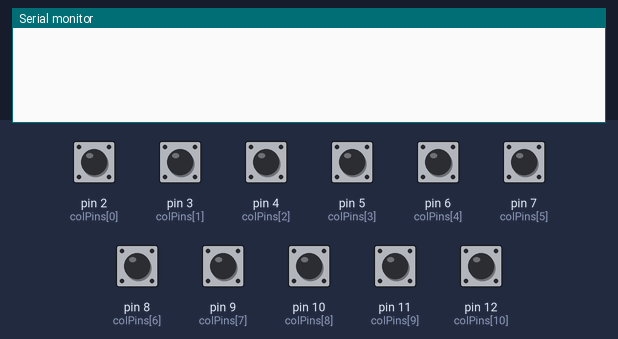
A sketch run on a simulated Arduino Uno, built with avr-gcc and run on an emulated ATmega328P. Shown: the last lines printed to the serial monitor. Wiring (inferred from the names in the program): 5×11 keypad (labels assumed): rows A1, A2, A3, A4, A5; columns pin 2, pin 3, pin 4, pin 5, pin 6, pin 7, pin 8, pin 9, pin 10, pin 11, pin 12. The inputs (shaded band) are chosen by the test bench; at power-on: pin 2 (colPins[0]), pin 3 (colPins[1]), pin 4 (colPins[2]), pin 5 (colPins[3]), pin 6 (colPins[4]), pin 7 (colPins[5]), pin 8 (colPins[6]), pin 9 (colPins[7]), pin 10 (colPins[8]), pin 11 (colPins[9]), pin 12 (colPins[10]) HIGH.

Above: at 1.2 s.
1.3 s: pin 2 (colPins[0]) pulled LOW for 0.15 s
At 1.9 s:
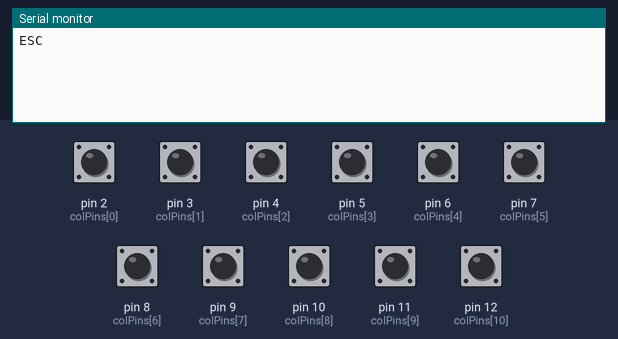
2.9 s: pin 3 (colPins[1]) pulled LOW for 0.15 s
At 4.1 s:
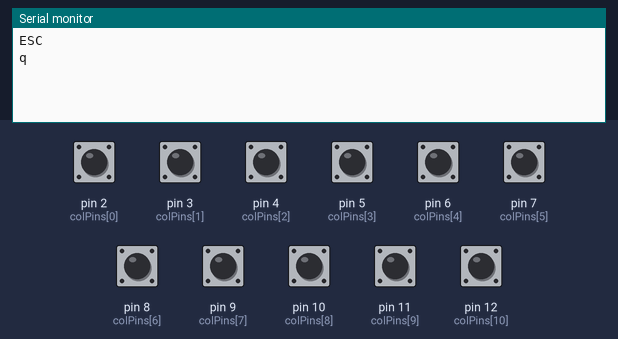
4.5 s: pin 4 (colPins[2]) pulled LOW for 0.15 s
At 5.6 s:
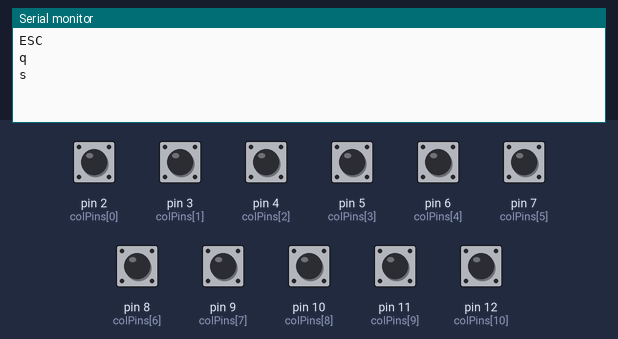
6.1 s: pin 5 (colPins[3]) pulled LOW for 0.15 s
At 6.8 s:
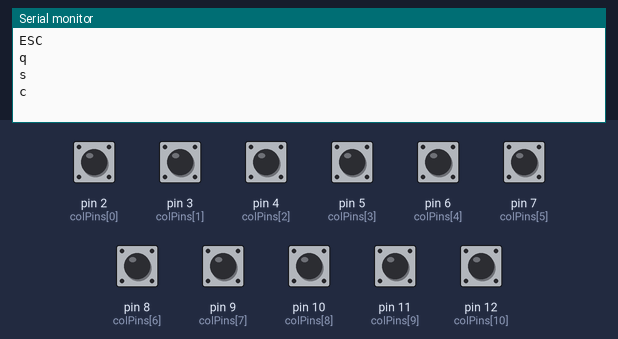
7.7 s: pin 6 (colPins[4]) pulled LOW for 0.15 s
At 8.0 s:
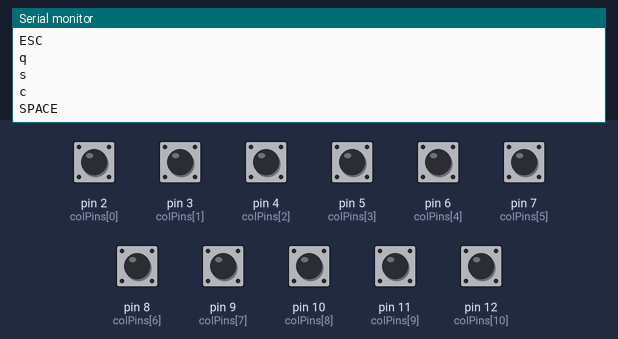
9.3 s: pin 7 (colPins[5]) pulled LOW for 0.15 s
At 10.4 s:
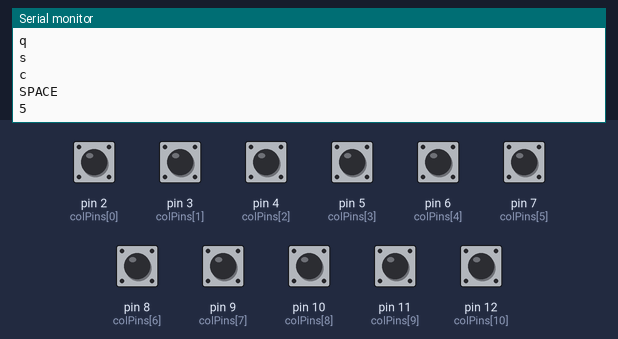

Measured:
- after the input at 1.3 s, the serial monitor: prints a new line at once (image 1)
- after the input at 2.9 s, the serial monitor: prints a new line at once (image 2)
- after the input at 4.5 s, the serial monitor: prints a new line at once (image 3)
- after the input at 6.1 s, the serial monitor: prints a new line at once (image 4)
- after the input at 7.7 s, the serial monitor: prints a new line at once (image 5)
- after the input at 9.3 s, the serial monitor: prints a new line at once (image 6)

The sketch:

keyboard.ino
```cpp
const int numRows = 5;
const int numCols = 11;

// Pin definitions
const int rowPins[numRows] = {A1, A2, A3, A4, A5}; // Row pins (connect to Diode Anodes)
const int colPins[numCols] = {2, 3, 4, 5, 6, 7, 8, 9, 10, 11, 12}; // Column pins (connect to Switch Cathodes)

// Keyboard Layout
const String keys[numRows][numCols] = {
  {"ESC", "1", "2", "3", "4", "5", "6", "7", "8", "9", "0"},
  {"TAB", "q", "w", "e", "r", "t", "z", "u", "i", "o", "p"},
  {"CAPSLOCK", "a", "s", "d", "f", "g", "h", "j", "k", "l", "Backspace"},
  {"SHIFT", "y", "x", "c", "v", "b", "n", "m", "-", "up", "ENTER"},
  {"STRG", "META", "ALT", "SPACE", "SPACE", "ALTGR", ".", ",", "left", "down", "right"}
};

void setup() {
  Serial.begin(9600);

  // Set Column pins as inputs with internal pull-ups
  for (int j = 0; j < numCols; j++) {
    pinMode(colPins[j], INPUT_PULLUP);
  }

  // Set Row pins as outputs and set them HIGH (inactive)
  for (int i = 0; i < numRows; i++) {
    pinMode(rowPins[i], OUTPUT);
    digitalWrite(rowPins[i], HIGH);
  }
}

void loop() {
  // Scan each row by pulling it LOW
  for (int row = 0; row < numRows; row++) {
    digitalWrite(rowPins[row], LOW);

    // Check each column pin
    for (int col = 0; col < numCols; col++) {
      if (digitalRead(colPins[col]) == LOW) {
        //Serial.print("collums:");
        //Serial.print(col + 1);

        Serial.println(keys[numRows - (row+1)][col]);

        delay(200); // Debounce delay
      }
    }

    // Return row pin to HIGH
    digitalWrite(rowPins[row], HIGH);
  }
}
```
